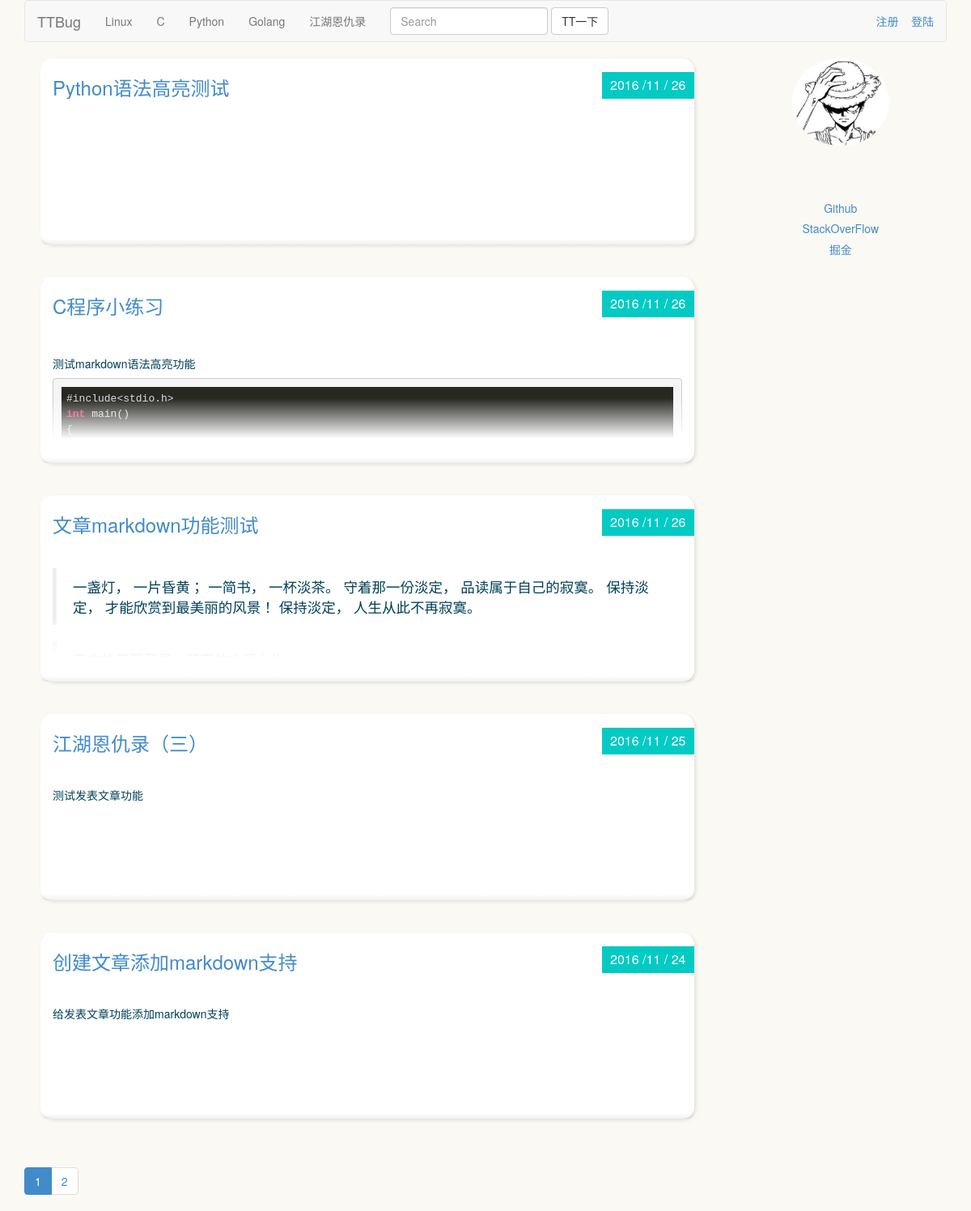
The app's page /, older data.
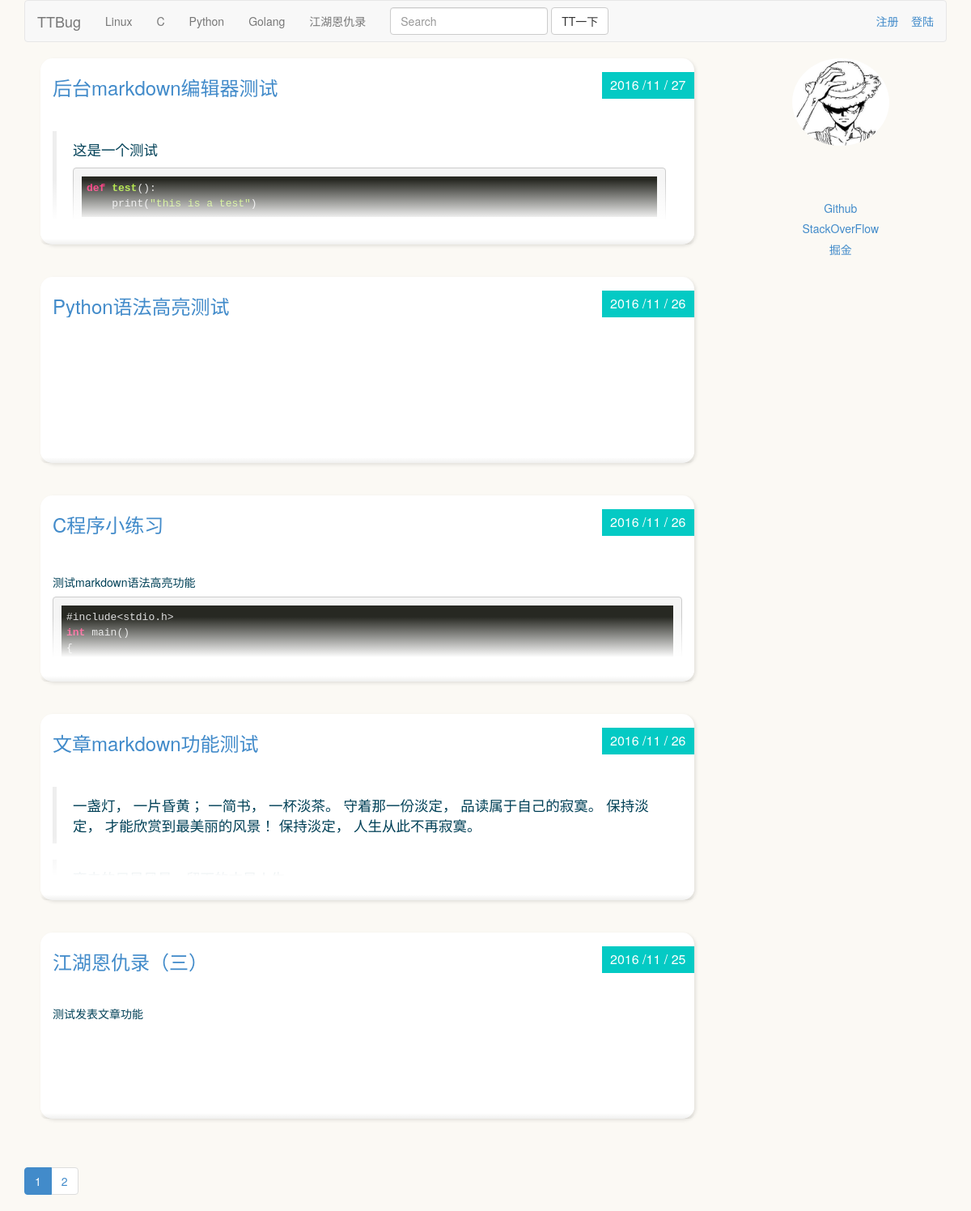
The same page, newer data.
### blocks/models.py (models this page shows, shortened)
class Blocks(models.Model):
    name = models.CharField("板块名称",max_length=100)
    owner = models.CharField("板块管理员",max_length=100)
    describe = models.CharField("板块描述",max_length=300)
    create_time_stamp = models.DateTimeField(auto_now_add=True)
    last_update_timestamp = models.DateTimeField(auto_now=True)
    class Meta:
        verbose_name = "板块"
        verbose_name_plural = "板块"

### articles/models.py (models this page shows, shortened)
class Articles(models.Model):
    owner = models.ForeignKey(User,verbose_name="作者")
    title = models.CharField("文章标题",max_length=100)
    author = models.CharField("文章作者",max_length=100)
    content = models.TextField("文章内容",max_length=10000)
    block = models.ForeignKey(Blocks,verbose_name="所属板块")
    create_time_stamp = models.DateTimeField("创建时间",auto_now_add=True)
    last_update_timestamp = models.DateTimeField("最后更新时间",auto_now=True)
    class Meta:
        verbose_name = "文章"
        verbose_name_plural = "文章"

### blocks/views.py (the view)
# urls.py: url(r'^$',views.index,name='index'),
def index(request):
    page_no = int(request.GET.get("page_no","1"))
    blocks = Blocks.objects.all().order_by("id")
    articles = Articles.objects.all().order_by("-id")
    articles_objs,pagination_data = paginate_queryset(articles,page_no)
    return render(request,"index.html",{"blocks":blocks,"articles":articles_objs,"pagination_data":pagination_data})

### articles/templatetags/custom_markdown.py (called while the page is built)
@register.filter(is_safe=True)
@stringfilter
def custom_markdown(value):
    return mark_safe(markdown2.markdown(force_text(value),extras=["fenced-code-blocks", "cuddled-lists", "metadata", "tables", "spoiler"]))

### utils/paginator.py (called while the page is built)
def paginate_queryset(objs,page_no,cnt_per_page=5,half_show_length=5):
    p = Paginator(objs,cnt_per_page)
    if page_no > p.num_pages:
        page_no = p.num_pages
    if page_no <= 0:
        page_no = 1
    page_links = [i for i in range(page_no-half_show_length,page_no+half_show_length+1) if i>0 and i<=p.num_pages]
    page = p.page(page_no)
    previous_link = page_links[0]-1
    next_link = page_links[-1]+1
    pagination_data = {
            "has_previous": previous_link > 0,
            "has_next": next_link <= p.num_pages,
            "previous_link": previous_link,
            "next_link": next_link,
            "page_cnt": p.num_pages,
            "current_no": page_no,
            "page_links": page_links
            }
    return (page.object_list,pagination_data)

### templates/index.html
{% extends "base.html" %}
{% load custom_markdown %}
{% block content %}
  {% for a in articles %}
	<div class="post-wrapper">
	  <div class="post">
	  	<div class="post-heading">
	  	  <h3 class="title">
              <a href="/articles/detail/{{a.id}}">{{a.title}}</a>
	  	  </h3>
	  	  <div class="date">{{a.create_time_stamp|date:"Y /m / d"}}</div>
	  	</div>
	  	<div class="post-content read-more-block">
	  	  {{a.content | custom_markdown}}
	  	</div>
	  	<div class="post-footer">
	  	</div>
	  </div>
	</div>
  {% endfor %}
  {% include "component/paginator.html" %}
{% endblock %}

### templates/base.html (shortened to what this page needs)
{% load staticfiles %}
<html>
  <head>
	    <link rel="stylesheet" href="/static/css/bootstrap.min.css">
        <link href="/static/css/font-awesome.min.css" rel="stylesheet" type="text/css">
        <link href="/static/css/style.css" rel="stylesheet" type="text/css">
		<link href="/static/js/highlight/styles/monokai.css" rel="stylesheet" type="text/css">
  </head>
  <body>
	<div class="container">
	  <nav class="navbar navbar-default" role="navigation">
	  <div class="container-fluid">
	    <div class="navbar-header">
	      <a class="navbar-brand" href="/">TTBug</a>
	    </div>
	    <div class="collapse navbar-collapse" id="bs-example-navbar-collapse-1">
	      <ul class="nav navbar-nav">
			    {% for b in blocks %}
                <li><a href="/articles/list/{{b.id}}">{{b.name}}</a></li>
				{% endfor %}
	      </ul>
	      <form class="navbar-form navbar-left" role="search">
		<div class="form-group">
		  <input type="text" class="form-control" placeholder="Search">
		</div>
		<button type="submit" class="btn btn-default">TT一下</button>
	      </form>
		<p class="navbar-text navbar-right">
          <a href="/register">注册</a>
          <a href="#">登陆</a>
        </p>
	    </div>
	  </div>
	</nav>
	<div class="row">
	  <div class="col-sm-9">
       {% block content %}
       {% endblock %}
	</div>
	<div class="col-sm-3">
	   <div id="divborder" align="center">
	   <img src="/static/img/avator/haha.jpg" width=120px height=108px/>
	   <br/><br/>
        <br/><br/>
	   <h5><a href="https://www.github.com/adamwinwho">Github</a></h5>
	   <h5><a href="http://www.stackoverflow.com">StackOverFlow</a></h5>
	   <h5><a href="http://gold.xitu.io">掘金</a></h5>
	   </div>
	</div>
	</div>
	</div>
  </body>
</html>

Row changes from the older to the newer data that the page shows:
no longer on this page (row unchanged): Articles: title "创建文章添加markdown支持", create_time_stamp "2016 /11 / 24", content|custom_markdown "给发表文章功能添加markdown支持"
added Articles: title "后台markdown编辑器测试", create_time_stamp "2016 /11 / 27", content|custom_markdown "这是一个测试 def test () : print( \"this is a test\" )"
